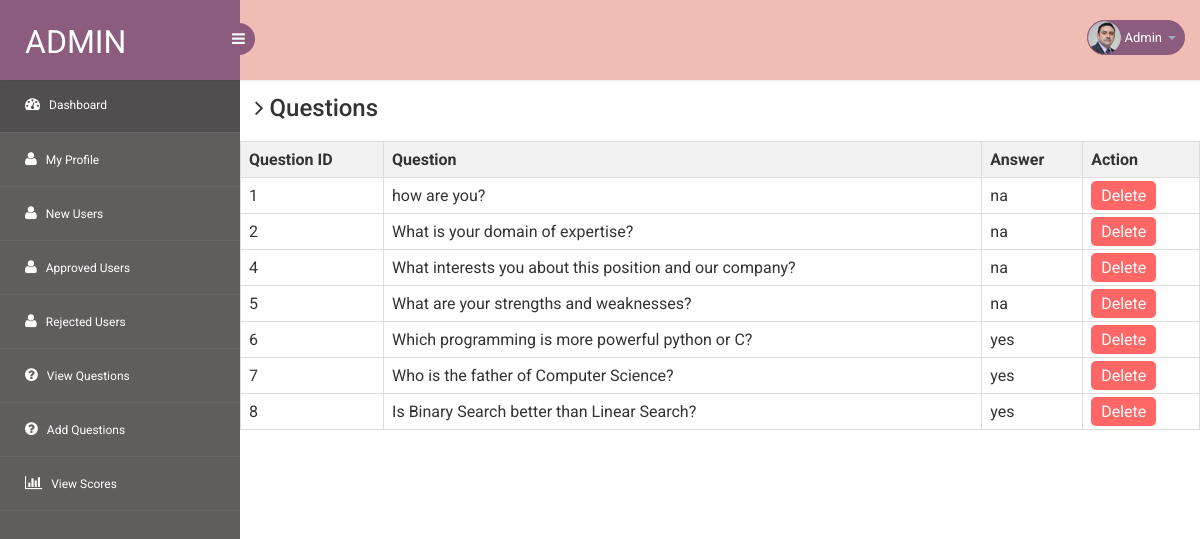
The app's page /a_viewqn.php with its own data.
### tables this page shows
CREATE TABLE IF NOT EXISTS `questions` (
  `qid` int(5) NOT NULL AUTO_INCREMENT,
  `question` varchar(100) NOT NULL,
  `answer` varchar(100) NOT NULL,
  PRIMARY KEY (`qid`)
);

### a_viewqn.php (the view, shortened to what this page needs)
<?php
 include ('dbconnect.php');
  include('admin_nav.php');
?>
 <section id="main-content">
      <section class="wrapper">
        <h3><i class="fa fa-angle-right"></i> Questions</h3>
        <div class="row mb">
          <div class="content-panel">
            <div class="adv-table">
                <?php
            $sql = "SELECT qid, question, answer FROM questions";
$result = mysql_query($sql, $conn);
if (mysql_num_rows($result) > 0) {
    ?>
    <!DOCTYPE html>
    <html lang="en">
    <head>
    </head>
    <body>
        <table>
            <tr>
                <th>Question ID</th>
                <th>Question</th>
                <th>Answer</th>
                <th>Action</th>
            </tr>
            <?php
            while ($row = mysql_fetch_assoc($result)) {
                ?>
                <tr>
                    <td><?php echo $row['qid']; ?></td>
                    <td><?php echo $row['question']; ?></td>
                    <td><?php echo $row['answer']; ?></td>
                    <td>
                        <a href="delete_question.php?qid=<?php echo $row['qid']; ?>" class="delete-btn">Delete</a>
                    </td>
                </tr>
                <?php
            }
            ?>
        </table>
    </body>
    </html>
    <?php
} else {
    echo "0 results";
}
?>

### admin_nav.php (shortened to what this page needs)
<head>
<link rel="stylesheet" href="admin/admin_temp/css/bootstrap.min.css" >
<link href="admin/admin_temp/css/style.css" rel='stylesheet' type='text/css' />
<link href="admin/admin_temp/css/style-responsive.css" rel="stylesheet"/>
<link rel="stylesheet" href="admin/admin_temp/css/font.css" type="text/css"/>
<link href="admin/admin_temp/css/font-awesome.css" rel="stylesheet">
<link rel="stylesheet" href="admin/admin_temp/css/morris.css" type="text/css"/>
<link rel="stylesheet" href="admin/admin_temp/css/monthly.css">
</head>
<body>
<section id="container">
<header class="header fixed-top clearfix">
<div class="brand">
    <a href="index.php" class="logo">
        Admin
    </a>
    <div class="sidebar-toggle-box">
        <div class="fa fa-bars"></div>
    </div>
</div>
<div class="top-nav clearfix">
    <ul class="nav pull-right top-menu">
        <li class="dropdown">
            <a data-toggle="dropdown" class="dropdown-toggle" href="#">
                <img alt="" src="admin/admin_temp/images/2.png">
                <span class="username">Admin</span>
                <b class="caret"></b>
            </a>
        </li>
    </ul>
</div>
</header>
<aside>
    <div id="sidebar" class="nav-collapse">
        <div class="leftside-navigation">
            <ul class="sidebar-menu" id="nav-accordion">
                <li>
                    <a class="active" href="a_home.php">
                        <i class="fa fa-dashboard"></i>
                        <span>Dashboard</span>
                    </a>
                </li>
               <li class="sub-menu">
            <a href="a_profile.php">
              <i class="fa fa-user"></i>
              <span>My Profile</span>
              </a>
          </li>
          <li class="sub-menu">
            <a href="a_ureq.php">
              <i class="fa fa-user"></i>
              <span>New Users</span>
              </a>
          </li>
          <li class="sub-menu">
            <a href="a_uapproved.php">
              <i class="fa fa-user"></i>
              <span>Approved Users</span>
              </a>
          </li>
          <li class="sub-menu">
            <a href="a_urejected.php">
              <i class="fa fa-user"></i>
              <span>Rejected Users</span>
              </a>
          </li>
          <li class="sub-menu">
            <a href="a_viewqn.php">
              <i class="fa fa-question-circle"></i>
              <span>View Questions</span>
              </a>
          </li>
          <li class="sub-menu">
            <a href="a_add.php">
              <i class="fa fa-question-circle"></i>
              <span>Add Questions</span>
              </a>
          </li>
          <li class="sub-menu">
            <a href="a_score.php">
              <i class="fa fa-bar-chart"></i>
              <span>View Scores</span>
              </a>
          </li>
            </ul>            </div>
    </div>
</aside>
</section>
</body>
</html>

### admin/admin_temp/css/style.css (style rules this page uses)
h4, h5, h6, h1, h2, h3 { margin: 0; }
ul, ol { margin: 0; }
html, body { font-family: 'Roboto', sans-serif; font-size: 100%; overflow-x: hidden; background: url(../images/bg.jpg) no-repeat 0px 0px; background-size:cover; }
body a { transition: 0.5s all ease; -webkit-transition: 0.5s all ease; -moz-transition: 0.5s all ease; -o-transition: 0.5s all ease; -ms-transition: 0.5s all ease; text-decoration:none; }
h1,h2,h3,h4,h5,h6 { margin:0; }
ul,label { margin:0; padding:0; }
#sidebar { width:240px; height:100%; position:fixed; background:rgba(52, 48, 48, 0.78); -webkit-transition:all .3s ease-in-out; -moz-transition:all .3s ease-in-out; -o-transition:all .3s ease-in-out; transition:all .3s ease-in-out; }
#sidebar ul li { position: relative; }
.leftside-navigation,.right-stat-bar { height: 100%; }
ul.sidebar-menu,ul.sidebar-menu li ul.sub { margin:-2px 0 0; padding:0; }
ul.sidebar-menu { padding-top:80px; }
ul.sidebar-menu li { border-bottom:1px solid rgba(255,255,255,0.05); }
ul.sidebar-menu li.sub-menu { line-height:15px; }
ul.sidebar-menu li a span { display:inline-block; }
ul.sidebar-menu li a { color:#fff; text-decoration:none; display:block; padding:18px 0 18px 25px; font-size:12px; outline:none; -webkit-transition:all 0.3s ease; -moz-transition:all 0.3s ease; -o-transition:all 0.3s ease; -ms-transition:all 0.3s ease; transition:all 0.3s ease; }
ul.sidebar-menu li a.active, ul.sidebar-menu li a:hover, ul.sidebar-menu li a:focus { background: rgba(40, 40, 46, 0.28); color: #fff; display: block; -webkit-transition: all 0.3s ease; -moz-transition: all 0.3s ease; -o-transition: all 0.3s ease; -ms-transition: all 0.3s ease; transition: all 0.3s ease; }
ul.sidebar-menu li a i { font-size:15px; padding-right:6px; }
ul.sidebar-menu li a.active i { color:#fff; }
#main-content { margin-left:240px; -webkit-transition:all .3s ease-in-out; -moz-transition:all .3s ease-in-out; -o-transition:all .3s ease-in-out; transition:all .3s ease-in-out; }
.header { left:0; right:0; z-index:1002; background:rgb(240, 188, 180); -webkit-transition:all .3s ease-in-out; -moz-transition:all .3s ease-in-out; -o-transition:all .3s ease-in-out; transition:all .3s ease-in-out; }
.fixed-top { position:fixed; box-shadow:1px 0 3px rgba(0,0,0,.15); }
.wrapper { display:inline-block; margin-top:80px; padding:15px; width:100%; }
.brand { background:#8b5c7e; float:left; width:240px; height:80px; position:relative; }
a.logo { font-size:32px; color:#fff; float:left; margin:20px 0 0 25px; text-transform:uppercase; }
#top_menu .nav>li,ul.top-menu>li { float:left; }
ul.top-menu { margin-right:15px; margin-top: 0; }
ul.top-menu > li > a { color: #fff; font-size: 16px; background: #8b5c7e; padding: 4px 8px; margin-right: 15px; border-radius: 50%; -webkit-border-radius: 50%; padding-right: 8px !important; }
.top-nav { margin-top:20px; }
.top-nav img { border-radius:50%; -webkit-border-radius:50%; width:33px; }
.top-nav .username { font-size:13px; color:#fff; }
.top-nav ul.top-menu>li>a { border-radius: 100px; -webkit-border-radius: 100px; padding: 0px; background: none; margin-right: 0; border: 1px solid #8b5c7e; background: #8b5c7e; }
.top-nav ul.top-menu>li { margin-left:10px; }
.top-nav .nav .caret { border-bottom-color:#A4AABA; border-top-color:#A4AABA; }
.sidebar-toggle-box { float:left; margin-top:23px; margin-left:-15px; background:#8b5c7e; border-radius:50%; -webkit-border-radius:50%; width:32px; height:32px; position:absolute; right:-15px; }
.sidebar-toggle-box .fa-bars { cursor:pointer; display:inline-block; font-size:15px; padding:8px 8px 8px 9px; color:#fff; }

### a_viewqn.php (style rules this page uses)
table { border-collapse: collapse; width: 100%; margin-top: 20px; }
th, td { border: 1px solid #ddd; padding: 8px; text-align: left; }
th { background-color: #f2f2f2; }
.delete-btn { background-color: #ff6666; color: white; padding: 5px 10px; text-decoration: none; border-radius: 5px; cursor: pointer; }

### records on screen
questions: qid "1", question "how are you?", answer "na"
questions: qid "2", question "What is your domain of expertise?", answer "na"
questions: qid "4", question "What interests you about this position and our company?", answer "na"
questions: qid "5", question "What are your strengths and weaknesses?", answer "na"
questions: qid "6", question "Which programming is more powerful python or C?", answer "yes"
questions: qid "7", question "Who is the father of Computer Science?", answer "yes"
questions: qid "8", question "Is Binary Search better than Linear Search?", answer "yes"
